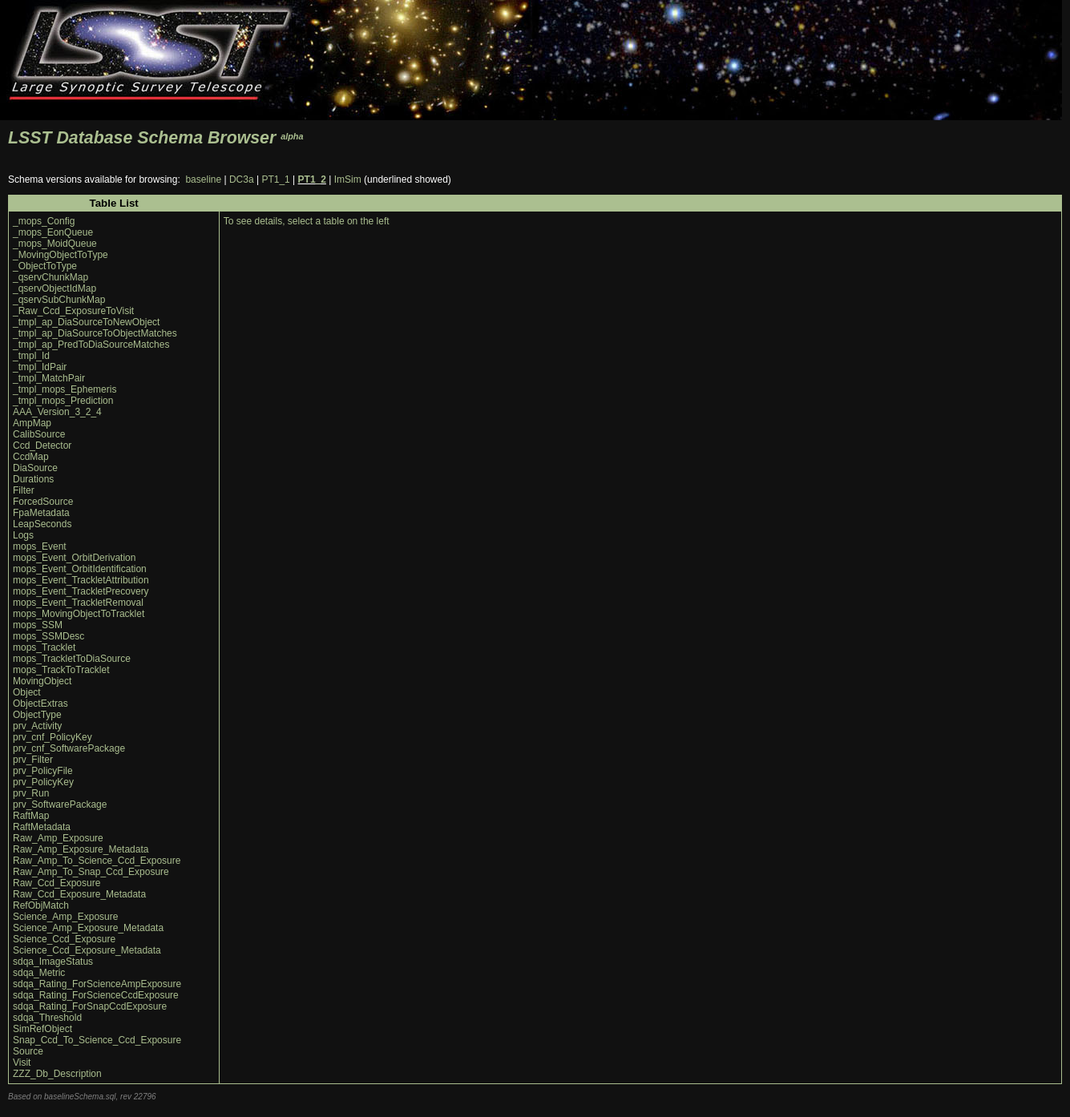
Before: / with the older database file.
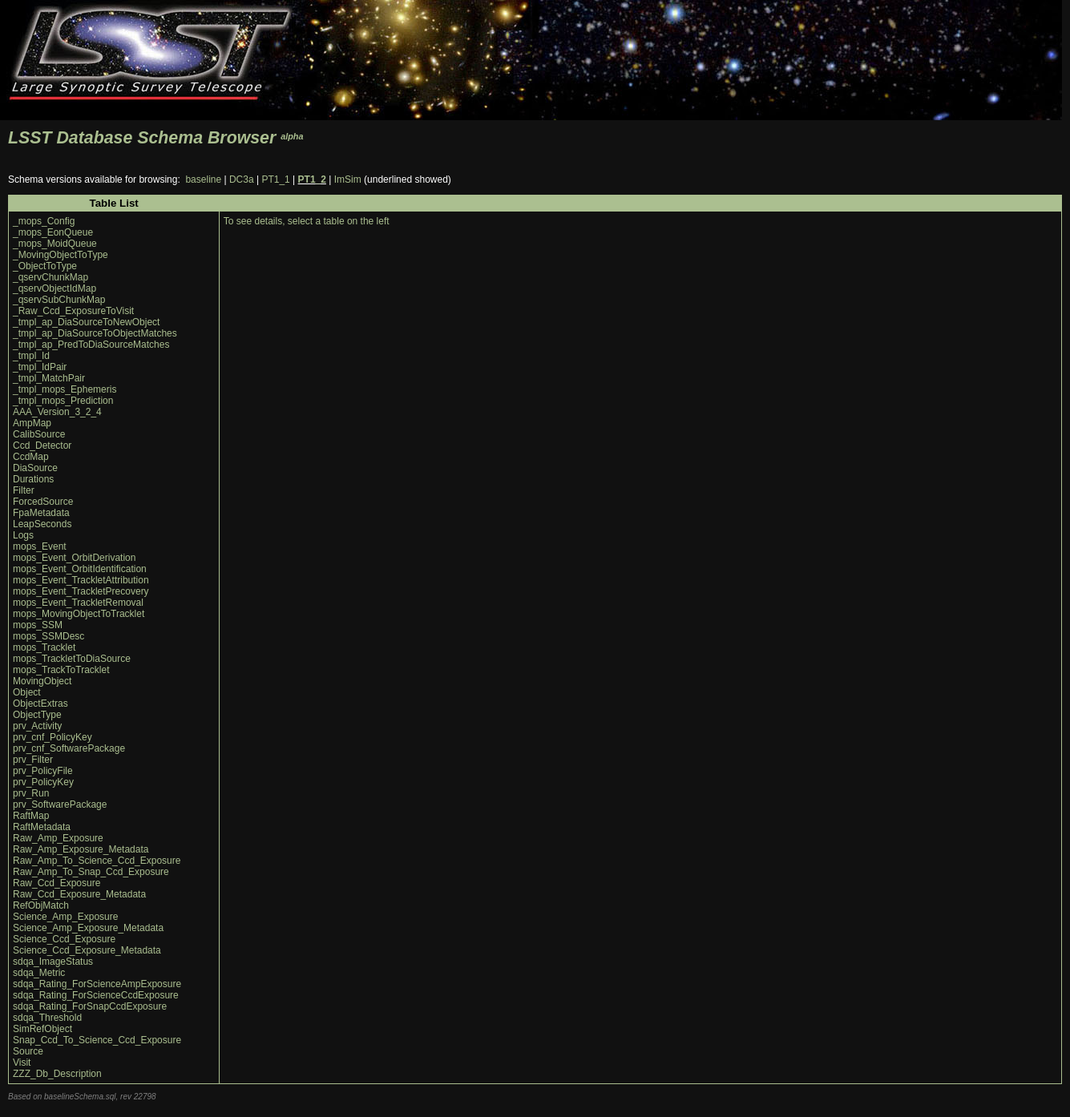
After: the same page with the newer database file.
### tables this page shows
CREATE TABLE md_Table (
	tableId INTEGER NOT NULL PRIMARY KEY,
	name VARCHAR(255) NOT NULL UNIQUE,
	engine VARCHAR(255),
	description TEXT
);

CREATE TABLE md_DbDescr (
	schemaFile VARCHAR(255),
	revision VARCHAR(64)
);

### constants.php (called while the page is built, shortened)
<?php
$schemaVersions = array("baseline", "DC3a", "PT1_1", "PT1_2", "ImSim");
?>

### db.php (called while the page is built, shortened)
<?php
include_once("constants.php");
class MySQLDB {
    private $connection;
    public
    function MySQLDB() {
        $this->connection = mysqli_connect(DB_SERVER, DB_USER, DB_PASS)
            or die("MySQL error");
        if ( array_key_exists('sVer', $_GET) ) {
            $csv = $_GET['sVer'];
        } else {
            $csv = DEFAULT_VERSION;
        }
        mysqli_select_db($this->connection, DB_NAME_PREFIX . $csv)
            or die(mysqli_error($this->connection));
    }
    public
    function getTableNames() {
        $q = "SELECT name FROM md_Table ORDER BY name ASC";
        return $this->fetchIntoArray($q);
    }
    public
    function getDbDescr() {
        $q = "SELECT schemaFile, revision FROM md_DbDescr";
        return $this->fetchIntoArray($q);
    }
    private
    function query($query) {
        $result = mysqli_query($this->connection, $query);
        return $result;
    }
    function fetchIntoArray($query) {
        $mm = array();
        $result = $this->query($query);
        while ( $row = mysqli_fetch_array($result) ) {
            array_push($mm, $row);
        }
        return $mm;
    }
}
$database = new MySQLDB;
?>

### index.php (the view, shortened to what this page needs)
<!DOCTYPE html PUBLIC "-//W3C//DTD XHTML 1.0 Transitional//EN"
   "http://www.w3.org/TR/xhtml1/DTD/xhtml1-transitional.dtd">
<html xmlns="http://www.w3.org/1999/xhtml" xml:lang="en" lang="US-EN">
<head>
  <link rel="stylesheet" type="text/css" href="includes/css/lsst.css">
</head>
<body>
<div style="clear:both">
<a href="http://www.lsst.org">
  <img src="includes/images/lsst_long_banner1.jpg" border="0" title="LSST Homepage" alt="" /></a>
</div>
<div style="padding:10px">
<h1>LSST Database Schema Browser <font size="-1"><sup>alpha</sup></font></h1>
<?php
include_once("constants.php");
include_once("db.php");
function
prepareArgList($k, $v) {
    $args = $_GET;
    $args[$k] = $v;
    $argsStr = "?";
    $argsCount = count($args);
    foreach ($args as $kA=>$vA) {
        $argsStr .= "$kA=$vA";
    }
    return $argsStr;
}
if ( array_key_exists('sVer', $_GET) ) {
    $csv = $_GET['sVer'];
} else {
    $csv = DEFAULT_VERSION;
}
$n = count($schemaVersions);
if ( $n > 1 ) {
    print "<p>Schema versions available for browsing:&nbsp;&nbsp;";
    foreach($schemaVersions as $k=>$v) {
        $argsStr = prepareArgList('sVer', $v);
        $s = "<a href=\"index.php$argsStr\">$v</a>";
        if ( $v == $csv ) print "<b><u>$s</b></u>"; else print "$s";
        if ( $k < $n-1 ) print "&nbsp;|&nbsp;";
    }
}
print " (underlined showed)</p>
<table class='main'>
<tr>
";
global $database;
$dbDescr = $database->getDbDescr();
$dbDescrFile = $dbDescr[0]['schemaFile'];
$dbDescrRev  = $dbDescr[0]['revision'];
$tables = $database->getTableNames();
if ( array_key_exists('t', $_GET) ) {
    $tName = $_GET['t'];
    $title4t2d = "Details for table <i>$tName</i></td></tr>";
    $tInfo = $database->getTableInfo($tName);
    $tId     = $tInfo[0]['tableId'];
    $tEngine = $tInfo[0]['engine'];
    $tDescr  = $tInfo[0]['description'];
    $tColumns = $database->getTableColumns($tId);
    $tIndexes = $database->getTableIndexes($tId);
    $data4t2d ="
<p>$tDescr</p>
<table id='ttable' class='sortable' cellpadding='0' cellspacing='0'>
<tr>
  <th>name</th>
  <th>type</th>
  <th>not null</th>
  <th>default</th>
  <th>unit</th>
  <th>ucd</th>
  <th>description</th>
</tr>
";
    foreach($tColumns as $k=>$v) {
        if ( $v['notNull'] == 1 ) $notNull = 'y' ; else $notNull = '&nbsp;';
        if ( preg_match('/Not set for/i', $v['description']) ) {
            $greyOut = "style='color:grey'";
        } else {
            $greyOut = '';
        }
        $data4t2d .= "<tr>".
            "<td $greyOut valign='top' width='10%'>".$v['name']."</td>".
            "<td $greyOut valign='top' width='5%'>".$v['type']."</td>".
            "<td $greyOut valign='top' width='5%'>". $notNull."</td>".
            "<td $greyOut valign='top' width='5%'>".$v['defaultValue']."</td>".
            "<td $greyOut valign='top' width='5%'>".$v['unit']."</td>".
            "<td $greyOut valign='top' width='5%'>".$v['ucd']."</td>".
            "<td $greyOut valign='top' width='65%'>".$v['description']."</td>".
            "</tr>
";
    }
    $data4t2d .= "</table>
";
    if (count($tIndexes) > 0) {
        $data4t2d .= "
<br />
<br />
<br />
<table id='ttable' class='sortable' cellpadding='0' cellspacing='0'>
<tr>
  <th>index type</th>
  <th>columns</th>
</tr>
";
        foreach($tIndexes as $k=>$v) {
            $data4t2d .= "<tr>".
                "<td valign='top'>".$v['type']."</td>".
                "<td valign='top'>".$v['columns']."</td>".
                "</tr>
";
        }
        $data4t2d .= "
</table>
";
    }
    if ( ! is_null($tEngine) ) {
        $data4t2d .= "
<p><b>Engine:</b> $tEngine</p>
";
    }
} else {
    $title4t2d = "&nbsp;";
    $data4t2d = "To see details, select a table on the left";
}
$tableList = "";
foreach ($tables as $k=>$v) {
    $argStr = prepareArgList('t', $v[name]);
    if ( isset($tName) && $tName == $v['name'] ) {
        $tableList .= "<a href='index.php$argStr' style='color:white;font-weight:bold'>$v[name]</a><br />";
    } else {
        $tableList .= "<a href='index.php$argStr'>$v[name]</a><br />
";
    }
}
$tableList .= "";
print "
<th width='20%'>
  Table List</td>
<th width='80%'>
  $title4t2d</td></tr>
<tr>
  <td valign='top'>$tableList</td>
  <td valign='top'>$data4t2d</td>
</tr>
</table>
<p class='footprint'>Based on $dbDescrFile, rev $dbDescrRev</p>
";
?>
</div>
</body>
</html>

### includes/css/lsst.css (style rules this page uses)
body, h1, td, th { margin:0; font-family: verdana, arial; font-size:9pt; text-align:left; color: #ABBF90; background: #111111; color:white; }
h1, td, a { color: #ABBF90; }
table { border-collapse: collapse; }
table.main { border:1px solid #ABBF90; width:100%; padding:0px; marging:0px; }
table.main th { background:#ABBF90; color:black; padding:2px; margin:0px; text-align:center; font-size:10pt; font-weight:bold; }
table.main td { border:1px solid #ABBF90; padding:5px; }
table.main td { border:1px solid #ABBF90; }
h1 { font-size:16pt; padding-bottom:20px; font-style:italic; }
a { text-decoration:none; }
p.footprint { font-size:x-small; color:gray; font-style:italic; }

Changed rows visible on the page:
changed md_dbdescr "baselineSchema.sql": revision "22796" → "22798"
